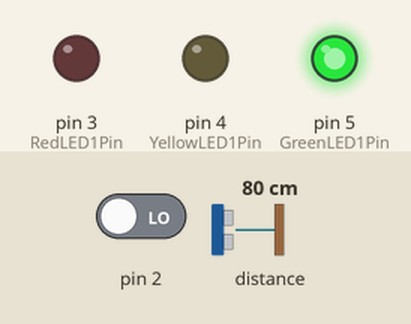
Recording of a sketch running on a simulated Arduino Uno, built with avr-gcc and run on an emulated ATmega328P. Shown: output pins drawn as LEDs (lit = HIGH). The test bench sets the inputs (shaded band); at power-on: distance to the obstacle 80 cm, pin 2 LOW.

Above: at 1.2 s.
1.3 s: distance to the obstacle set to 40 cm
2.8 s: distance to the obstacle set to 33 cm
At 4.0 s:
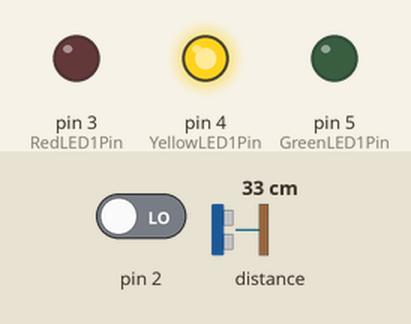
4.3 s: pin 2 driven HIGH
At 5.3 s:
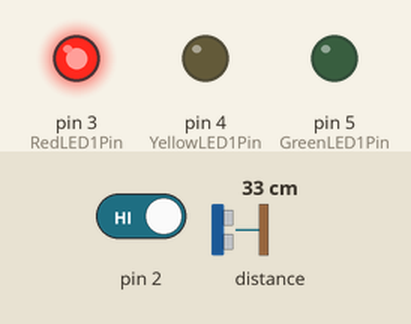
Timing chart, 0 to 7.3 s (numbered marks = the images above; inputs shaded):
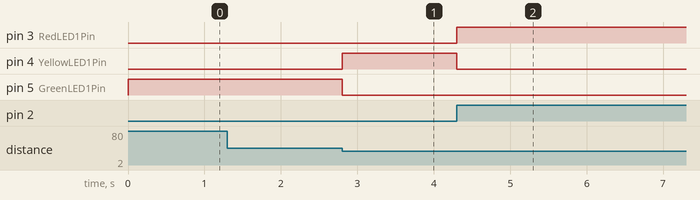

The sketch:

ParkAssist2.ino
```cpp
// Garage Parking Assistant

// Uses Aiko event library, located at https://github.com/geekscape/Aiko
#include <AikoEvents.h>
using namespace Aiko;

// PING))) Ultrasonic Distance Sensor from Parallax.
// Uses the Ping library by Caleb Zulawski, located at http://arduino.cc/playground/Code/Ping
#include <Ping.h>
const int PingPin = 6;
const double inMod = 0.0;
const double cmMod = 0.0;
Ping ping = Ping(PingPin, inMod, cmMod);

const int GreenLED1Pin  = 5;
const int YellowLED1Pin = 4;
const int RedLED1Pin    = 3;

// The button press is handled by an interrupt. INT0 is on D2.
const int ButtonPin = 0;

const int RedStatusDisplay = 0;
const int YellowStatusDisplay = 1;
const int GreenStatusDisplay = 2;

boolean buttonState = LOW;

void setup()
{
  // PING pin is setup when Ping global var is instantiated.

  // Status LEDs.
  pinMode(GreenLED1Pin, OUTPUT);
  pinMode(YellowLED1Pin, OUTPUT);
  pinMode(RedLED1Pin, OUTPUT);

  // Event handlers
  Events.addHandler(checkDistance, 100);

  attachInterrupt(0, buttonPressedISR, CHANGE);
}

void buttonPressedISR()
{
  buttonState = !buttonState;
}

void setStatusDisplay(int statusDisplayColor)
{
  digitalWrite(GreenLED1Pin, LOW);
  digitalWrite(YellowLED1Pin, LOW);
  digitalWrite(RedLED1Pin, LOW);

  switch(statusDisplayColor) {
    case RedStatusDisplay: {
      digitalWrite(RedLED1Pin, HIGH);
      break;
    }
    case YellowStatusDisplay: {
      digitalWrite(YellowLED1Pin, HIGH);
      break;
    }
    case GreenStatusDisplay: {
      digitalWrite(GreenLED1Pin, HIGH);
      break;
    }
  }
}

// Default distance to stop the car. (In inches.)
double RedDistance = 2.0;
double YellowDistance = RedDistance + 12.0;

void checkDistance()
{
  ping.fire();
  double distanceInInches = ping.inches( );

  if (buttonState == true)
  {
    RedDistance = distanceInInches;
    YellowDistance = RedDistance + 12.0;
  }

  if ( distanceInInches > YellowDistance )
  {
    setStatusDisplay(GreenStatusDisplay);
  }
  else if ( ( distanceInInches <= YellowDistance ) && ( distanceInInches > RedDistance ) )
  {
    setStatusDisplay(YellowStatusDisplay);
  }
  else if (distanceInInches <= RedDistance)
  {
    setStatusDisplay(RedStatusDisplay);
  }
}

void loop()
{
  Events.loop();
}
```

Measured:
- the behaviour switches between 36 and 35 cm on distance to the obstacle (found by bisection; images 0 and 1)
- after the input at 2.8 s, pin 4 (YellowLED1Pin): LOW → HIGH at once; pin 5 (GreenLED1Pin): HIGH → LOW at once
- after the input at 4.3 s, pin 3 (RedLED1Pin): LOW → HIGH at once; pin 4 (YellowLED1Pin): HIGH → LOW at once
